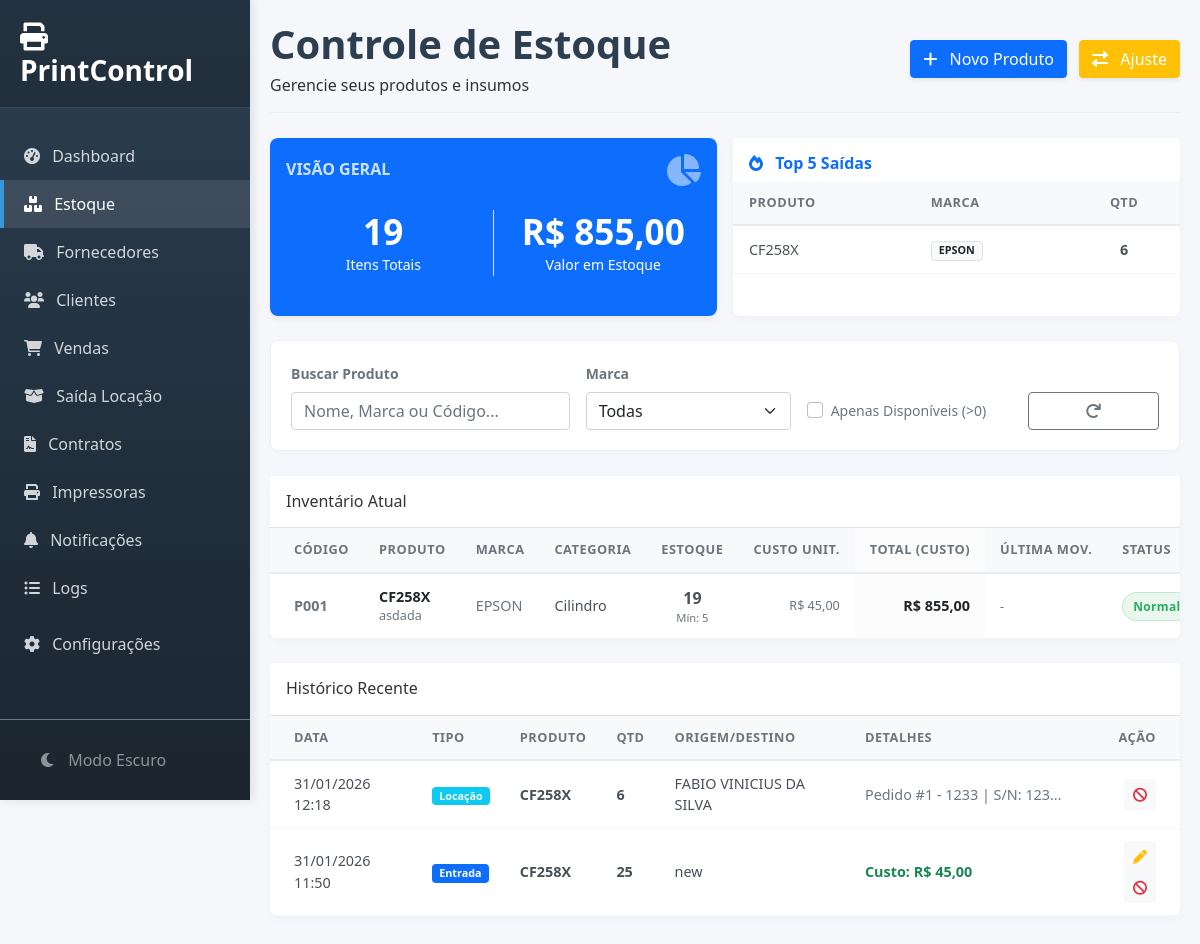
The page /estoque on the database its author committed.
### app.py (models this page shows)
class Produto(db.Model):
    id = db.Column(db.Integer, primary_key=True)
    nome = db.Column(db.String(100), nullable=False)
    categoria = db.Column(db.String(50))
    marca = db.Column(db.String(50))
    compatibilidade = db.Column(db.String(150))
    quantidade = db.Column(db.Integer, default=0)
    minimo = db.Column(db.Integer, default=5)
    valor_pago = db.Column(db.Float, default=0.0)
    valor_venda = db.Column(db.Float, default=0.0)
    observacao = db.Column(db.String(200))
    ativo = db.Column(db.Boolean, default=True)

class Movimentacao(db.Model):
    id = db.Column(db.Integer, primary_key=True)
    produto_id = db.Column(db.Integer, db.ForeignKey('produto.id'), nullable=False)
    tipo = db.Column(db.String(20))
    categoria_movimento = db.Column(db.String(50))
    numero_documento = db.Column(db.String(50))
    quantidade = db.Column(db.Integer, nullable=False)
    valor_unitario_entrada = db.Column(db.Float, default=0.0)
    data = db.Column(db.DateTime, default=datetime.now)
    destino_origem = db.Column(db.String(100))
    observacao = db.Column(db.String(200))
    pedido_id = db.Column(db.Integer, db.ForeignKey('pedido_saida.id'), nullable=True)
    status = db.Column(db.String(20), default='Ativo')
    justificativa_cancelamento = db.Column(db.String(255))
    produto = db.relationship('Produto', backref='movimentacoes')

### app.py (the view)
@app.route('/estoque')
def estoque():
    marca_filtro = request.args.get('marca')
    apenas_disponiveis = request.args.get('disponiveis')
    query = Produto.query
    if marca_filtro and marca_filtro != 'Todas': query = query.filter(Produto.marca.ilike(f'%{marca_filtro}%'))
    if apenas_disponiveis: query = query.filter(Produto.quantidade > 0)
    produtos = query.all()
    historico = Movimentacao.query.order_by(Movimentacao.data.desc()).limit(30).all()
    valor_total_estoque = sum([p.quantidade * p.valor_pago for p in produtos])
    total_itens_estoque = sum([p.quantidade for p in produtos])
    top_saidas = db.session.query(Produto.nome, Produto.marca, func.sum(Movimentacao.quantidade).label('total')).join(Movimentacao).filter(Movimentacao.tipo.in_(['Saida_Locacao', 'Venda', 'Ajuste_Saida']), Movimentacao.status != 'Cancelado').group_by(Produto.id).order_by(desc('total')).limit(30).all()
    marcas = db.session.query(Produto.marca).distinct().all()
    lista_marcas = [m[0] for m in marcas if m[0]]
    return render_template('estoque.html', produtos=produtos, historico=historico, marcas=lista_marcas, valor_total_estoque=valor_total_estoque, total_itens_estoque=total_itens_estoque, top_saidas=top_saidas)

### templates/estoque.html (shortened to what this page needs)
{% extends "base.html" %}
{% block content %}
<div id="estoque-page" class="page-content active">
    <div class="page-header">
        <div class="d-flex justify-content-between align-items-center">
            <div>
                <h1 class="page-title">Controle de Estoque</h1>
                <p class="page-subtitle mb-0">Gerencie seus produtos e insumos</p>
            </div>
            <div>
                <button class="btn btn-primary btn-action shadow-sm me-2" onclick="abrirModalCadastro()">
                    <i class="fas fa-plus me-2"></i> Novo Produto
                </button>
                <button class="btn btn-warning text-white btn-action shadow-sm" data-bs-toggle="modal" data-bs-target="#ajusteEstoqueModal">
                    <i class="fas fa-exchange-alt me-2"></i> Ajuste
                </button>
            </div>
        </div>
    </div>
    <div class="row mb-4 g-3">
        <div class="col-md-6">
            <div class="card card-overview bg-primary h-100">
                <div class="card-body">
                    <div class="d-flex justify-content-between align-items-center mb-4">
                        <h6 class="text-white text-uppercase mb-0 fw-bold" style="opacity: 0.8;">Visão Geral</h6>
                        <i class="fas fa-chart-pie fa-2x" style="opacity: 0.5;"></i>
                    </div>
                    <div class="row text-center">
                        <div class="col-6 border-end border-white-50">
                            <h2>{{ total_itens_estoque }}</h2>
                            <small>Itens Totais</small>
                        </div>
                        <div class="col-6">
                            <h2>{{ valor_total_estoque | currency }}</h2>
                            <small>Valor em Estoque</small>
                        </div>
                    </div>
                </div>
            </div>
        </div>
        <div class="col-md-6">
            <div class="card card-table h-100">
                <div class="card-header bg-white border-bottom-0 pt-3 pb-2">
                    <h6 class="mb-0 text-primary fw-bold"><i class="fas fa-fire me-2"></i> Top 5 Saídas</h6>
                </div>
                <div class="card-body p-0">
                    <div class="table-responsive">
                        <table class="table table-sm table-hover mb-0 align-middle">
                            <thead class="bg-light"><tr><th class="ps-3">PRODUTO</th><th>MARCA</th><th class="text-center pe-3">QTD</th></tr></thead>
                            <tbody>
                                {% for item in top_saidas %}
                                <tr>
                                    <td class="ps-3">{{ item.nome }}</td>
                                    <td><span class="badge bg-light text-dark border">{{ item.marca }}</span></td>
                                    <td class="text-center fw-bold pe-3">{{ item.total }}</td>
                                </tr>
                                {% else %}
                                <tr><td colspan="3" class="text-center text-muted py-3 small">Sem movimentações recentes.</td></tr>
                                {% endfor %}
                            </tbody>
                        </table>
                    </div>
                </div>
            </div>
        </div>
    </div>
    <div class="filter-bar">
        <div class="row g-3 align-items-end">
            <div class="col-md-4">
                <label class="form-label small text-muted fw-bold">Buscar Produto</label>
                <input type="text" class="form-control" id="filtroBusca" placeholder="Nome, Marca ou Código..." onkeyup="filtrarTabela()">
            </div>
            <div class="col-md-3">
                <label class="form-label small text-muted fw-bold">Marca</label>
                <select class="form-select" id="filtroMarca" onchange="filtrarTabela()">
                    <option value="">Todas</option>
                </select>
            </div>
            <div class="col-md-3">
                <div class="form-check mb-2">
                    <input class="form-check-input" type="checkbox" id="checkDisp" onchange="filtrarTabela()">
                    <label class="form-check-label small text-muted" for="checkDisp">Apenas Disponíveis (>0)</label>
                </div>
            </div>
            <div class="col-md-2 d-flex gap-2">
                <button type="button" class="btn btn-outline-secondary w-100" onclick="limparFiltros()" title="Limpar"><i class="fas fa-redo"></i></button>
            </div>
        </div>
    </div>
    <div class="card card-table">
        <div class="card-header bg-white py-3">
            <h5 class="card-title mb-0" style="font-size: 1rem;">Inventário Atual</h5>
        </div>
        <div class="card-body p-0">
            <div class="table-responsive table-scroll-10">
                <table class="table table-hover mb-0 align-middle" id="tabelaEstoque">
                    <thead>
                        <tr>
                            <th width="80" class="ps-4">CÓDIGO</th>
                            <th>PRODUTO</th>
                            <th>MARCA</th>
                            <th>CATEGORIA</th>
                            <th class="text-center">ESTOQUE</th>
                            <th class="text-end">CUSTO UNIT.</th>
                            <th class="text-end" style="background-color: #fcfcfc;">TOTAL (CUSTO)</th>
                            <th>ÚLTIMA MOV.</th>
                            <th>STATUS</th>
                        </tr>
                    </thead>
                    <tbody id="tbodyEstoque">
                        {% for produto in produtos %}
                            {% set limite_atencao = produto.minimo * (1 + config.margem_atencao_pct / 100) %}
                            {% set row_class = '' %}
                            {% set badge_html = '<span class="badge-pill badge-soft-success">Normal</span>' %}
                            {% if not produto.ativo %}
                                {% set row_class = 'text-muted bg-light' %}
                                {% set badge_html = '<span class="badge bg-secondary">Inativo</span>' %}
                            {% else %}
                                {% if produto.quantidade <= produto.minimo %}
                                    {% set row_class = 'product-critical' %}
                                    {% set badge_html = '<span class="badge-pill badge-soft-danger">Crítico</span>' %}
                                {% elif produto.quantidade <= limite_atencao %}
                                    {% set row_class = 'product-low' %}
                                    {% set badge_html = '<span class="badge-pill badge-soft-warning">Baixo</span>' %}
                                {% endif %}
                            {% endif %}
                        <tr class="{{ row_class }}" data-marca="{{ produto.marca }}" data-qtd="{{ produto.quantidade }}">
                            <td class="ps-4 fw-bold text-muted">{{ produto.id | formata_codigo }}</td>
                            <td>
                                <div class="fw-bold text-dark nome-produto">{{ produto.nome }}</div>
                                <small class="text-muted d-block text-truncate" style="max-width: 250px;">{{ produto.compatibilidade }}</small>
                            </td>
                            <td class="text-muted small marca-produto">{{ produto.marca }}</td>
                            <td>{{ produto.categoria }}</td>
                            <td class="text-center">
                                <span class="fw-bold fs-6">{{ produto.quantidade }}</span>
                                <small class="text-muted d-block" style="font-size: 0.7rem;">Mín: {{ produto.minimo }}</small>
                            </td>
                            <td class="text-end">
                                <div class="text-muted small">{{ produto.valor_pago | currency }}</div>
                            </td>
                            <td class="text-end fw-bold text-dark" style="background-color: #fcfcfc;">
                                {{ (produto.quantidade * produto.valor_pago) | currency }}
                            </td>
                            <td>
                                {% if produto.ultima_movimentacao %}
                                    <span class="small text-muted">{{ produto.ultima_movimentacao.data.strftime('%d/%m/%Y') }}</span>
                                {% else %} <span class="small text-muted">-</span> {% endif %}
                            </td>
                            <td>{{ badge_html|safe }}</td>
                        </tr>
                        {% else %}
                        <tr id="sem-resultados"><td colspan="10" class="text-center p-5 text-muted">Nenhum produto encontrado.</td></tr>
                        {% endfor %}
                    </tbody>
                </table>
            </div>
        </div>
    </div>
    <div class="card card-table mt-4">
        <div class="card-header bg-white py-3"><h5 class="card-title mb-0" style="font-size: 1rem;">Histórico Recente</h5></div>
        <div class="card-body p-0">
            <div class="table-responsive" style="max-height: 400px; overflow-y: auto;">
                <table class="table table-hover mb-0 small">
                    <thead class="bg-light"><tr><th class="ps-4">DATA</th><th>TIPO</th><th>PRODUTO</th><th>QTD</th><th>ORIGEM/DESTINO</th><th>DETALHES</th><th class="pe-4 text-end">AÇÃO</th></tr></thead>
                    <tbody>
                        {% for mov in historico %}
                        <tr class="{% if mov.status == 'Cancelado' %}table-danger{% endif %}">
                            <td class="ps-4">{{ mov.data.strftime('%d/%m/%Y %H:%M') }}</td>
                            <td>
                                {% if mov.status == 'Cancelado' %}
                                    <span class="badge bg-danger">CANCELADO</span>
                                {% else %}
                                    {% if mov.tipo == 'Entrada' %} <span class="badge bg-primary">Entrada</span>
                                    {% elif mov.tipo == 'Venda' %} <span class="badge bg-success">Venda</span>
                                    {% elif mov.tipo == 'Saida_Locacao' %} <span class="badge bg-info">Locação</span>
                                    {% else %} <span class="badge bg-warning text-dark">Ajuste</span> {% endif %}
                                {% endif %}
                            </td>
                            <td><strong>{{ mov.produto.nome }}</strong></td>
                            <td class="fw-bold">{{ mov.quantidade }}</td>
                            <td>{{ mov.destino_origem }}</td>
                            <td>
                                {% if mov.tipo == 'Entrada' %}<span class="text-success fw-bold">Custo: {{ mov.valor_unitario_entrada | currency }}</span>{% endif %}
                                <span class="text-muted d-block text-truncate" style="max-width: 200px;">{{ mov.observacao }}</span>
                            </td>
                            <td class="text-end pe-4">
                                {% if mov.status != 'Cancelado' %}
                                    {% if mov.tipo == 'Entrada' %}
                                    <button class="btn btn-sm btn-light text-warning"
                                        type="button"
                                        data-id="{{ mov.id }}"
                                        data-qtd="{{ mov.quantidade }}"
                                        data-valor="{{ '%.2f'|format(mov.valor_unitario_entrada)|replace('.', ',') }}"
                                        onclick="editarEntrada(this)"
                                        title="Corrigir Valor">
                                        <i class="fas fa-pen"></i>
                                    </button>
                                    {% endif %}
                                    <button class="btn btn-sm btn-light text-danger" onclick="abrirModalCancelar('{{ mov.id }}')" title="Cancelar">
                                        <i class="fas fa-ban"></i>
                                    </button>
                                {% endif %}
                            </td>
                        </tr>
                        {% endfor %}
                    </tbody>
                </table>
            </div>
        </div>
    </div>
</div>
{% endblock %}

### rows shown on the page
Produto: nome "CF258X", marca "EPSON", total "6", id "P001", compatibilidade "asdada", categoria "Cilindro", quantidade "19", minimo "5", valor_pago "R$ 45,00", (produto.quantidade*produto.valor_pago)|currency "R$ 855,00", badge_html "Normal"
Movimentacao: data "31/01/2026 12:18", status "Locação", produto.nome "CF258X", quantidade "6", destino_origem "FABIO VINICIUS DA SILVA", observacao "Pedido #1 - 1233 | S/N: 123…"
Movimentacao: data "31/01/2026 11:50", status "Entrada", produto.nome "CF258X", quantidade "25", destino_origem "new", valor_unitario_entrada "R$ 45,00"

### other values the page prints
{{ total_itens_estoque }} "19"
{{ valor_total_estoque | currency }} "R$ 855,00"
